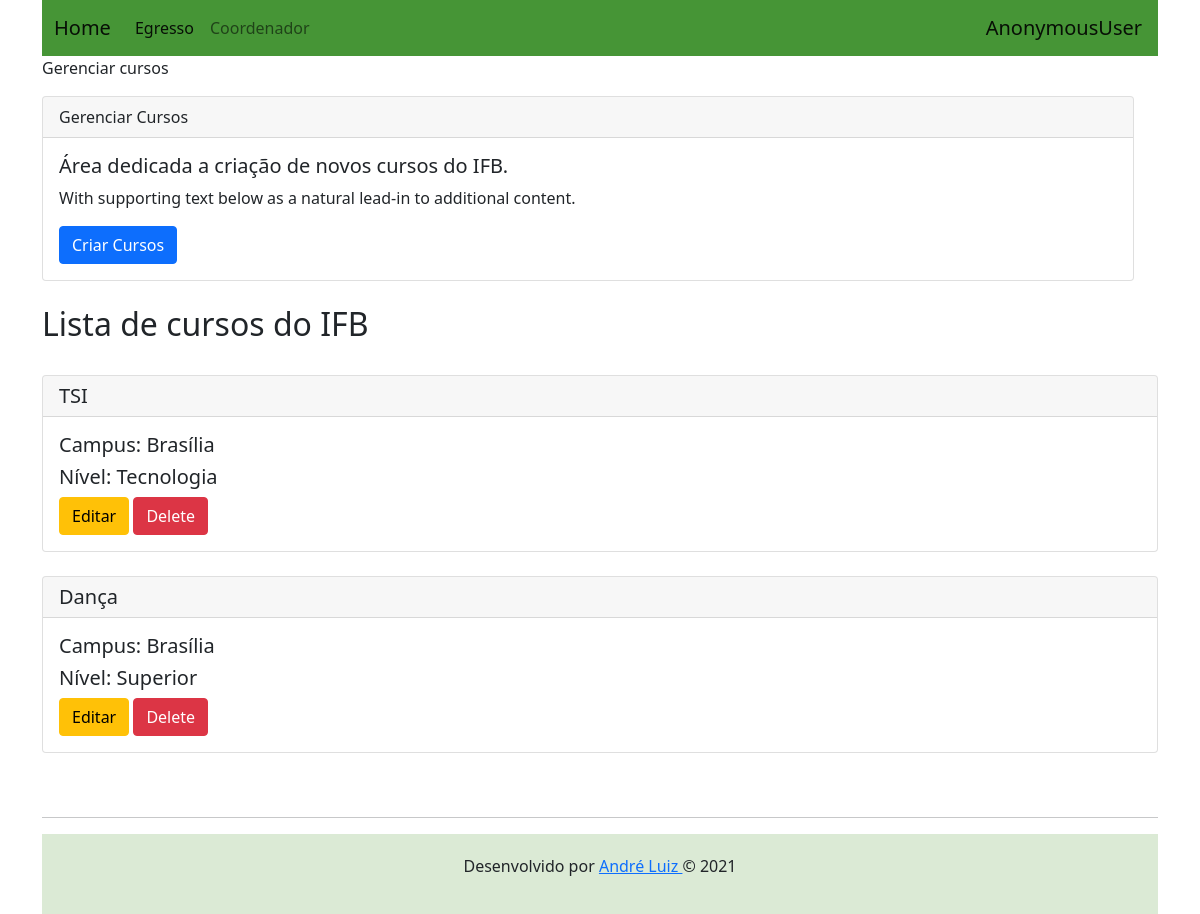
Page /gerenciarcurso/ on the earlier database version.
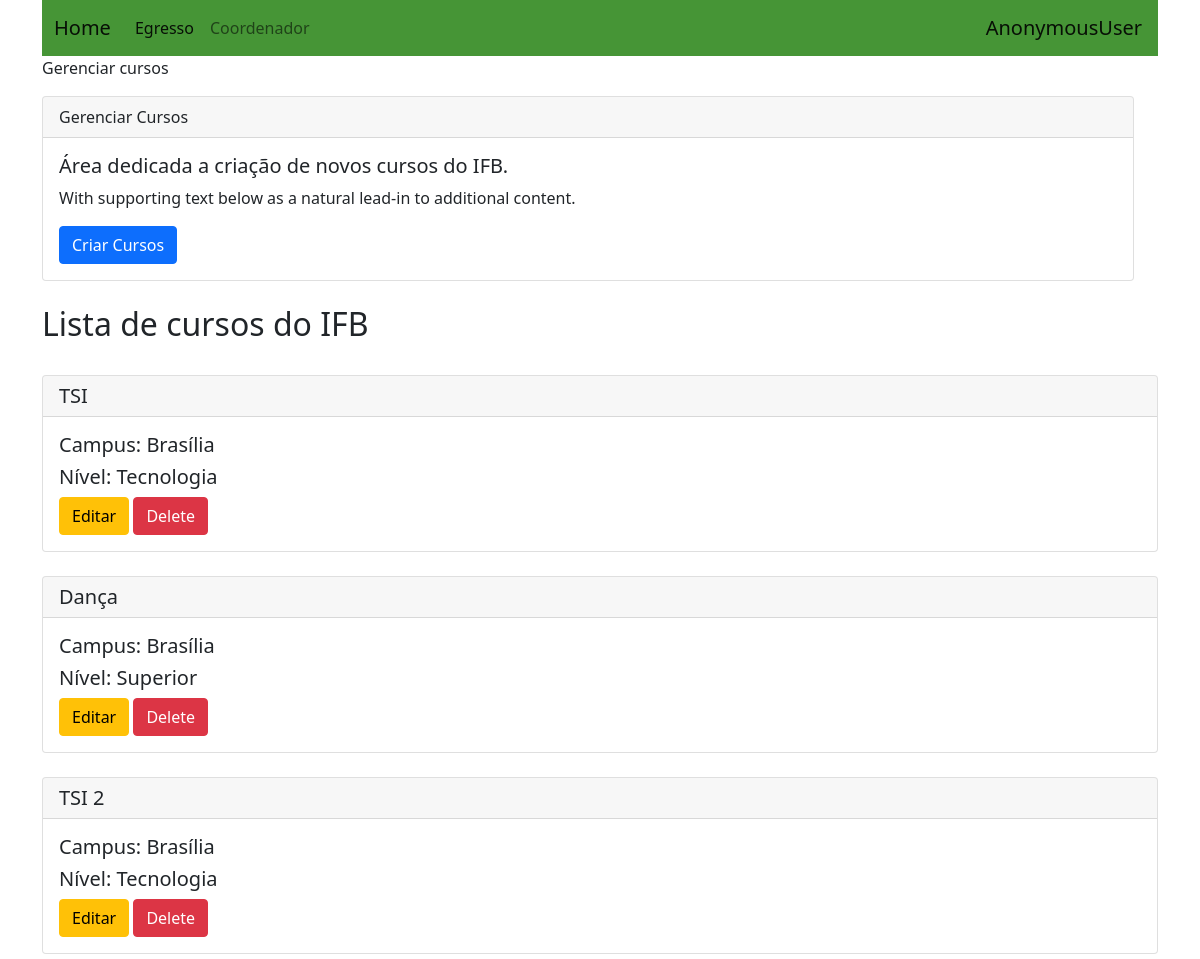
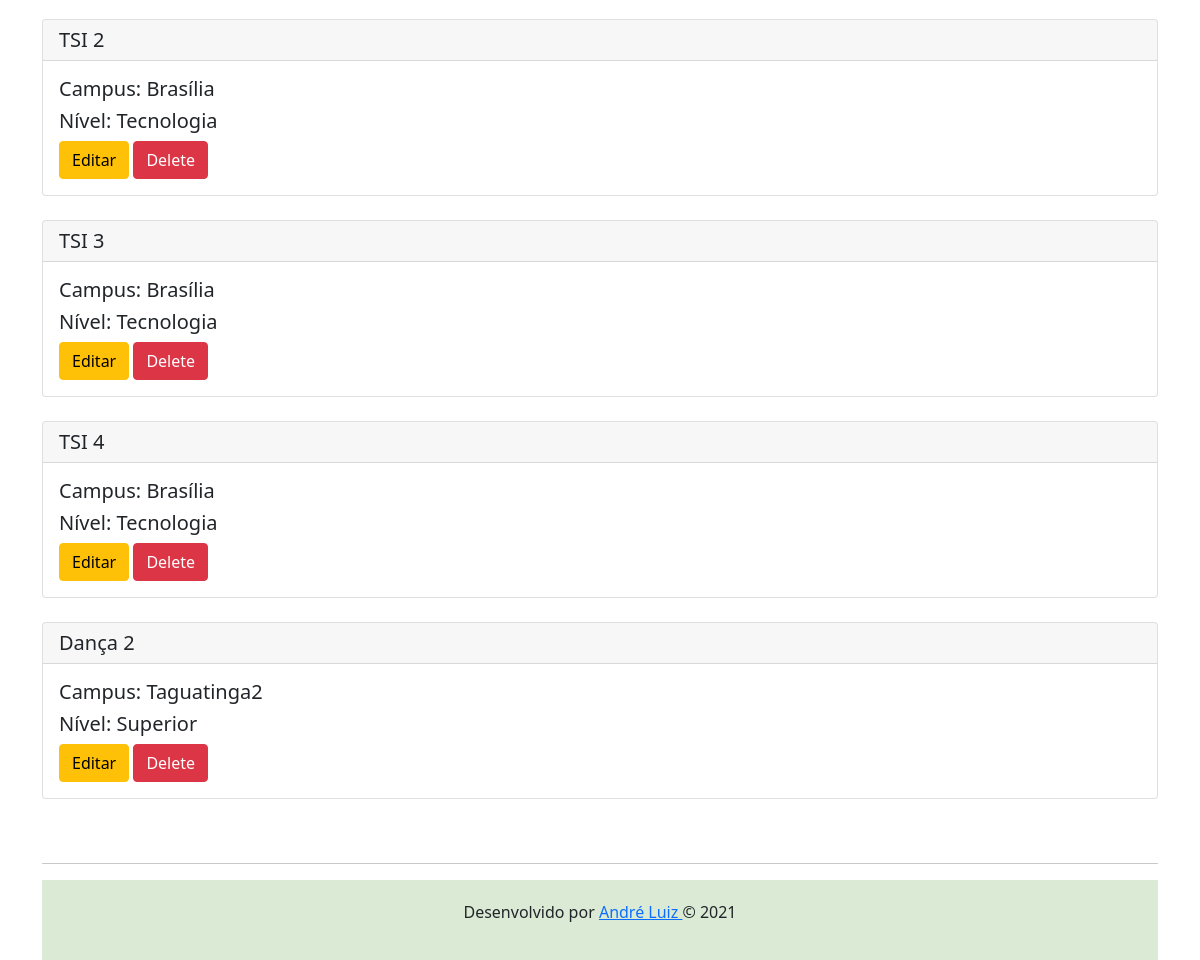
Same page on the later database version (2 pictures, top to bottom).
### perfis/models.py (models this page shows, shortened)
class Curso(models.Model):
    NIVEL_CHOICES = (
        ('Superior', 'Superior (Bacharelado / Licenciatura)'),
        ('Superior', 'Superior (Tecnologia)'),
        ('Tecnico', 'Técnico (Integrado)'),
        ('Tecnico', 'Técnico(Subsequente)'),
    )
    nome = models.CharField(max_length=255, null=False)
    nivel = models.CharField(max_length=255, choices=NIVEL_CHOICES, null=False)
    campus = models.CharField(max_length=255, null=False)

### usuarios/views.py (the view)
# urls.py: path('gerenciarcurso/', GerenciarCursosView.as_view(), name='gerenciarcurso'),
class GerenciarCursosView(ListView):
    models = Curso
    template_name = 'gerenciar_cursos.html'
    queryset = Curso.objects.all()
    context_object_name = 'listarcursos'

### usuarios/templates/gerenciar_cursos.html
{% extends "base.html" %}
{% block body %}
<p>Gerenciar cursos</p>
<div class="row">
    <div class="col-lg-12">
        <div class="card">
            <div class="card-header">
                Gerenciar Cursos
            </div>
            <div class="card-body">
              <h5 class="card-title">Área dedicada a criação de novos cursos do IFB.</h5>
              <p class="card-text">With supporting text below as a natural lead-in to additional content.</p>
              <a href="/criarcurso" class="btn btn-primary">Criar Cursos</a>
            </div>
        </div>
        <br>
    </div>
</div>
<div class="col-lg-12">
    <h2>Lista de cursos do IFB</h2>
    <br>
    {% for listarcurso in listarcursos %}
    <div class="card">
        <h5 class="card-header">{{listarcurso.nome}}</h5>
        <div class="card-body">
          <h5 class="card-title">Campus: {{listarcurso.campus}}</h5>
          <h5 class="card-title">Nível: {{listarcurso.nivel}}</h5>
            <a class="btn btn-warning" href="{% url 'upd_curso' listarcurso.pk%}">Editar</a>
            <a class="btn btn-danger" href="{% url 'del_curso' listarcurso.pk%}">Delete</a>
        </div>
    </div>
    <br>
    {% endfor %}
</div>
{% endblock %}

Differences in the rows shown:
added Curso: nome "TSI 2", campus "Brasília", nivel "Tecnologia"
added Curso: nome "TSI 2", campus "Brasília", nivel "Tecnologia"
added Curso: nome "TSI 3", campus "Brasília", nivel "Tecnologia"
added Curso: nome "TSI 4", campus "Brasília", nivel "Tecnologia"
added Curso: nome "Dança 2", campus "Taguatinga2", nivel "Superior"
